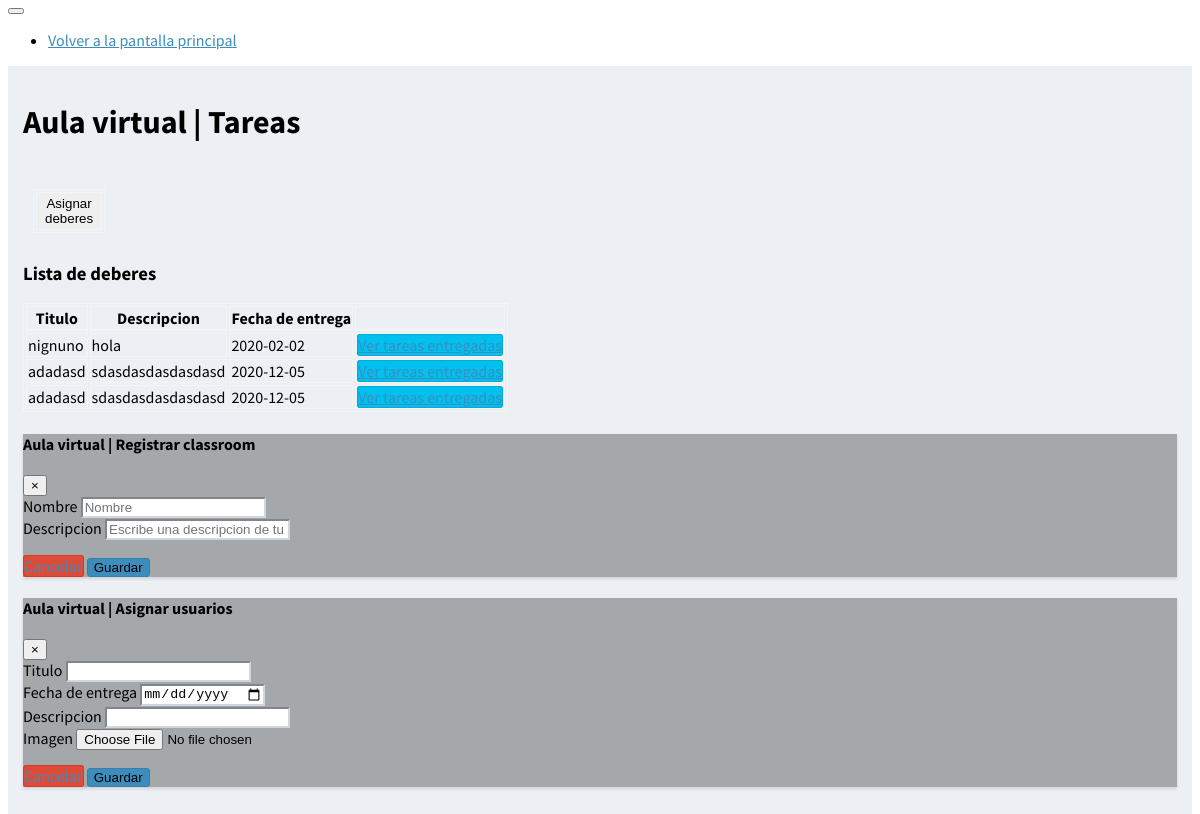
/php/classroom/gestion_tarea.php?id=32 (signed in), run on the app's committed database.
### tables this page shows
CREATE TABLE `cls_cab_tareas` (
  `idcls_cab_tareas` int(11) NOT NULL AUTO_INCREMENT,
  `fecha_pub` date NOT NULL,
  `fecha_entrega` date NOT NULL,
  `descripcion` text,
  `titulo` varchar(100) DEFAULT NULL,
  `recurso` varchar(200) DEFAULT NULL,
  `classroom` int(11) NOT NULL,
  `usuario` varchar(100) DEFAULT NULL,
  PRIMARY KEY (`idcls_cab_tareas`),
  KEY `fk_tarea_classroom_idx` (`classroom`),
  KEY `fk_usuario_id_idx` (`usuario`),
  CONSTRAINT `fk_tarea_classroom` FOREIGN KEY (`classroom`) REFERENCES `cls_classroom` (`id_classroom`) ON DELETE NO ACTION ON UPDATE NO ACTION,
  CONSTRAINT `fk_usuario_id` FOREIGN KEY (`usuario`) REFERENCES `adm_usuarios` (`usu_id`) ON DELETE NO ACTION ON UPDATE NO ACTION
);

### php/classroom/gestion_tarea.php (the view, shortened to what this page needs)
<html lang="es">
<head>
  <link rel="stylesheet" href="plugins/fontawesome-free/css/all.min.css">
  <link rel="stylesheet" href="plugins/datatables-bs4/css/dataTables.bootstrap4.css">
  <link rel="stylesheet" href="dist/css/adminlte.min.css">
  <link rel="stylesheet" href="plugins/select2/css/select2.min.css">
  <link rel="stylesheet" href="plugins/select2-bootstrap4-theme/select2-bootstrap4.min.css">
  <link rel="stylesheet" href="plugins/icheck-bootstrap/icheck-bootstrap.min.css">
  <link rel="stylesheet" href="https://code.ionicframework.com/ionicons/2.0.1/css/ionicons.min.css">
  <link rel="stylesheet" href="plugins/bootstrap-colorpicker/css/bootstrap-colorpicker.min.css">
  <link rel="stylesheet" href="plugins/daterangepicker/daterangepicker.css">
  <link rel="stylesheet" href="plugins/icheck-bootstrap/icheck-bootstrap.min.css">
</head>
<body class="hold-transition layout-top-nav">
<div class="wrapper">
  <nav class="main-header navbar navbar-expand-md navbar-dark navbar-dark">
    <div class="container">
      <button class="navbar-toggler order-1" type="button" data-toggle="collapse" data-target="#navbarCollapse" aria-controls="navbarCollapse" aria-expanded="false" aria-label="Toggle navigation">
      </button>
      <div class="collapse navbar-collapse order-3" id="navbarCollapse">
        <ul class="navbar-nav">
          <li class="nav-item">
            <a href="post_clasroom.php?id=<?php echo $_GET['id'];?>" class="nav-link text-light">Volver a la pantalla principal</a>
          </li>
        </ul>
      </div>
    </div>
  </nav>
  <div class="content-wrapper">
    <div class="content-header">
      <div class="container">
        <div class="row mb-2 ">
          <div class="col-sm-5">
            <h1 class="m-0 text-dark"> Aula virtual | Tareas </small></h1>
          </div>
        </div>
      </div>
    </div>
    <div class="content">
      <div class="container">
            <div class="card-body pad table-responsive">
                <table class="table table-bordered text-center">
                    <tr>
                    <td style="width: 20px;">
                      <button type="button" class="btn btn-block bg-gradient-success" data-toggle="modal" data-target="#modal-asignar">Asignar deberes</button>
                    </td>
                    </tr>
                </table>
            </div>
      <div class="card">
            <div class="card-header">
              <h3 class="card-title">Lista de deberes</h3>
            </div>
            <div class="card-body">
              <table id="example2" class="table table-bordered table-striped">
                <thead>
                <tr>
                  <th>Titulo</th>
                  <th>Descripcion</th>
                  <th>Fecha de entrega</th>
                  <th></th>
                </tr>
                </thead>
                <tbody>
                 <?php
                    $id = $_GET["id"];
                    $consulta = "SELECT *  from  cls_cab_tareas  WHERE classroom=".$id;
                    if ($result= mysqli_query($conexion,$consulta)) {
                      while ($data = mysqli_fetch_assoc($result)) {
                    ?>
                    <tr>
                      <td><?php echo ''.$data["titulo"].''; ?></td>
                      <td><?php echo ''.$data["descripcion"].''; ?></td>
                      <td><?php echo ''.$data["fecha_entrega"].''; ?></td>
                      <td>
                        <a href="ver_tareas.php?id=<?php echo $_GET['id']; ?>&id_tarea=<?php echo ''.$data["idcls_cab_tareas"].''; ?>" class="btn btn-info">Ver tareas entregadas</a>
                      </td>
                    </tr>
                      <?php }
                    }?>
                </tbody>
              </table>
            </div>
          </div>
<div class="modal fade" id="modal-xl">
        <div class="modal-dialog modal-xl">
          <div class="modal-content">
            <div class="modal-header">
              <h4 class="modal-title">Aula virtual | Registrar classroom</h4>
              <button type="button" class="close" data-dismiss="modal" aria-label="Close">
                <span aria-hidden="true">&times;</span>
              </button>
            </div>
            <div class="modal-body">
              <div class="card card-primary">
              <form class="form-horizontal" method="POST" action="guardar.php" autocomplete="off">
                <div class="card-body">
                  <div class="form-group">
                    <label for="exampleInputEmail1">Nombre</label>
                    <input type="text" class="form-control" id="cls_nombre" name="cls_nombre" placeholder="Nombre" required>
                  </div>
                  <div class="form-group">
                    <label for="cls_descripcion">Descripcion</label>
                    <input type="text" class="form-control" id="cls_descripcion" name="cls_descripcion" placeholder="Escribe una descripcion de tu aula virtual" required>
                  </div>
                </div>
            </div>
            </div>
            <div class="modal-footer justify-content-between">
              <a class="btn btn-danger btn-block text-light" data-dismiss="modal">Cancelar</a>
              <button type="submit" class="btn btn-primary btn-block">Guardar</button>
            </div>
          </div>
        </div>
      </div>
<div class="modal fade" id="modal-asignar">
        <div class="modal-dialog modal-xl">
          <div class="modal-content">
            <div class="modal-header">
              <h4 class="modal-title">Aula virtual | Asignar usuarios</h4>
              <button type="button" class="close" data-dismiss="modal" aria-label="Close">
                <span aria-hidden="true">&times;</span>
              </button>
            </div>
            <div class="modal-body">
              <div class="card card-primary">
              <form class="form-horizontal" enctype="multipart/form-data" method="POST" action="core/seccion_tareas/enviar_tarea.php" autocomplete="off">
                <div class="card-body">
                  <div class="form-group">
						          <div class="form-group">
                            <label>Titulo</label>
                            <input type="text" name="titulo" id="titulo" class="form-control" required="">
					             </div>
                      <div class="form-group">
                            <label>Fecha de entrega</label>
                            <input type="date" name="fecha_entrega" id="fecha_entrega" class="form-control" required="">
                       </div>
                      <div class="form-group">
                            <label>Descripcion</label>
                            <input type="text" name="descripcion" id="descripcion" class="form-control" required="">
                       </div>
                      <div class="form-group">
                            <label>Imagen</label>
                            <input type="file" class="form-control" accept="image/x-png,image/jpeg" id="imagen" name="imagen">
                       </div>
                </div>
            </div>
            </div>
            <div class="modal-footer justify-content-between">
              <a class="btn btn-danger btn-block text-light" data-dismiss="modal">Cancelar</a>
              <button type="submit" class="btn btn-primary btn-block">Guardar</button>
            </div>
          </div>
        </div>
      </div>
</body>
</html>

### data on the page
cls_cab_tareas: titulo "nignuno", descripcion "hola", fecha_entrega "2020-02-02"
cls_cab_tareas: titulo "adadasd", descripcion "sdasdasdasdasdasd", fecha_entrega "2020-12-05"
cls_cab_tareas: titulo "adadasd", descripcion "sdasdasdasdasdasd", fecha_entrega "2020-12-05"
